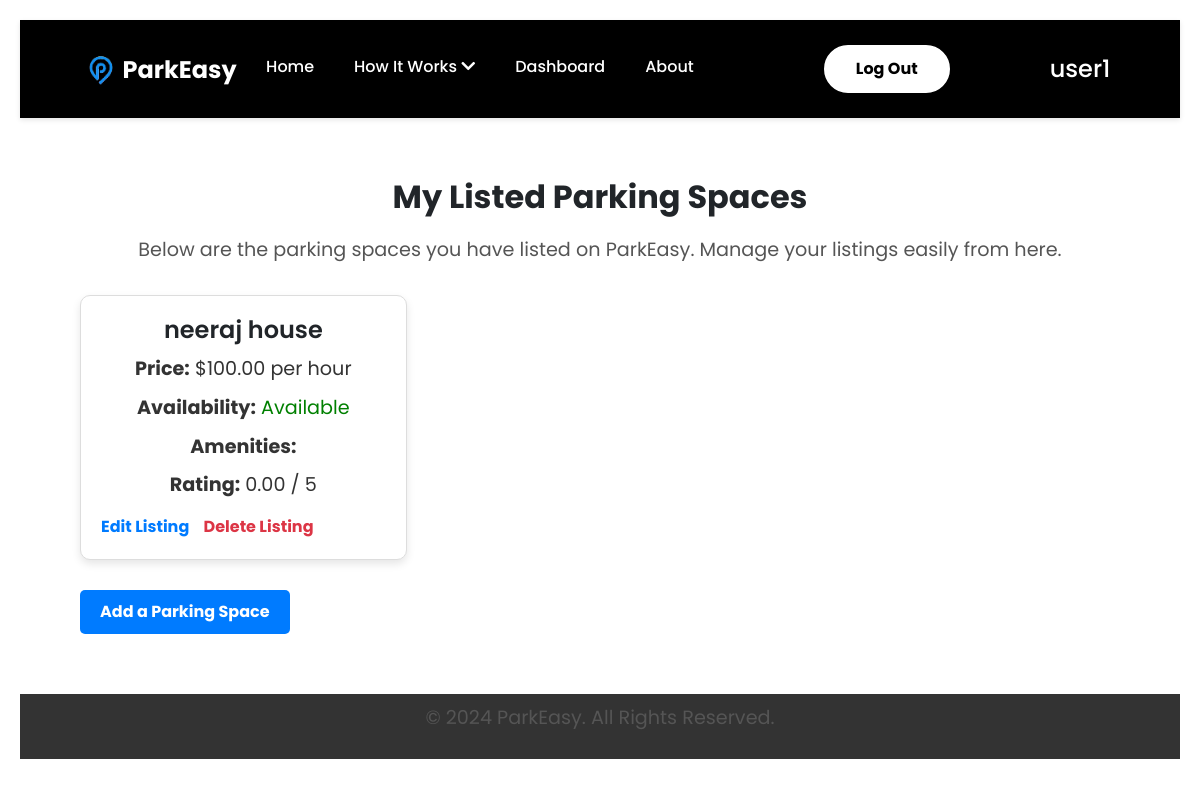
The app's page /parkeasy/listed-parking-spaces/ (signed in), older data.
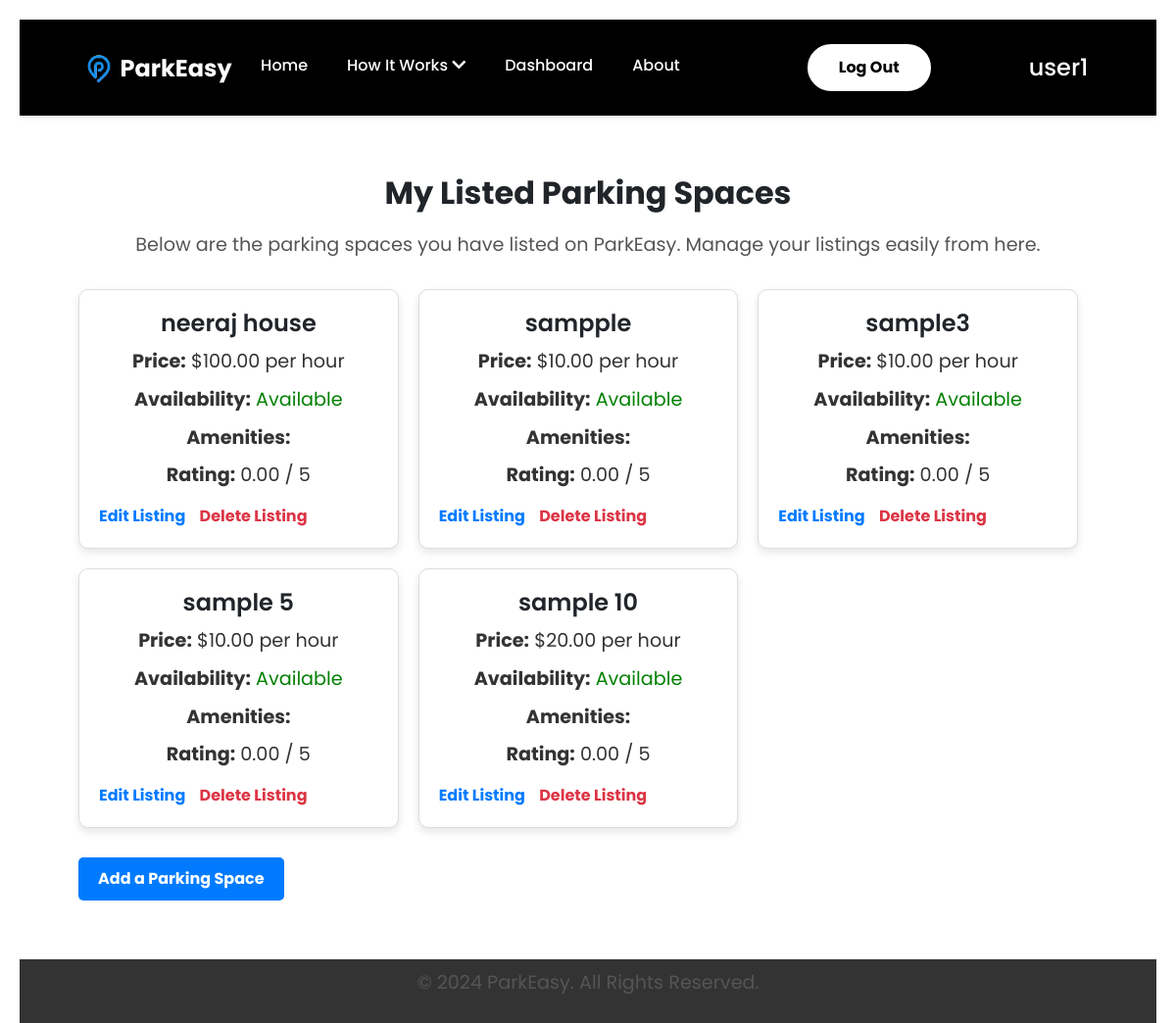
The same page, newer data.
### ParkEasyApp/models.py (models this page shows, shortened)
class ParkingSpace(models.Model):
    host = models.ForeignKey(ParkEasyUser, on_delete=models.CASCADE, related_name="parking_spaces")
    location = models.CharField(max_length=255)
    price_per_hour = models.DecimalField(max_digits=10, decimal_places=2)
    availability = models.BooleanField(default=True)  # Indicates if space is available for booking
    amenities = models.TextField(blank=True, null=True)  # Optional description of amenities
    rating = models.DecimalField(max_digits=3, decimal_places=2, default=0.0)  # Average rating by users
    created_at = models.DateTimeField(auto_now_add=True)
    latitude = models.FloatField(null=True, blank=True)  # Store latitude
    longitude = models.FloatField(null=True, blank=True)  # Store longitude
    class Meta:
        indexes = [
            models.Index(fields=['host', 'location']),
        ]

### ParkEasyApp/views.py (the view)
# urls.py: path('listed-parking-spaces/', views.my_listed_parking_spaces, name='my_listed_parking_spaces'),
@login_required
def my_listed_parking_spaces(request):
    user_profile = ParkEasyUser.objects.get(user=request.user)
    parking_spaces = ParkingSpace.objects.filter(host=user_profile)
    if not parking_spaces:
        return render(request, 'parking/my_listed_parking_spaces.html', {'message': 'You haven\'t listed any parking spaces yet.'})
    return render(request, 'parking/my_listed_parking_spaces.html', {'parking_spaces': parking_spaces})

### templates/parking/my_listed_parking_spaces.html
{% extends 'base.html' %}
{% load static %}
{% block content %}
    <div style="padding: 20px; font-family: Arial, sans-serif;">
        <h1 style="font-size: 2rem; font-weight: bold; margin-bottom: 20px;">My Listed Parking Spaces</h1>
        <p style="margin-bottom: 30px; color: #555;">Below are the parking spaces you have listed on ParkEasy. Manage your listings easily from here.</p>
        {% if parking_spaces %}
            <div style="display: flex; flex-wrap: wrap; gap: 20px;">
                {% for space in parking_spaces %}
                    <div style="background-color: #fff; border: 1px solid #ddd; border-radius: 10px; padding: 20px; width: calc(33.333% - 20px); box-shadow: 0 4px 8px rgba(0, 0, 0, 0.1);">
                        <h2 style="font-size: 1.5rem; font-weight: 600; margin-bottom: 10px;">{{ space.location }}</h2>
                        <p style="color: #333; margin-bottom: 10px;"><strong>Price:</strong> ${{ space.price_per_hour }} per hour</p>
                        <p style="color: #333; margin-bottom: 10px;">
                            <strong>Availability:</strong>
                            {% if space.availability %}
                                <span style="color: green;">Available</span>
                            {% else %}
                                <span style="color: red;">Not Available</span>
                            {% endif %}
                        </p>
                        <p style="color: #333; margin-bottom: 10px;"><strong>Amenities:</strong> {{ space.amenities }}</p>
                        <p style="color: #333; margin-bottom: 10px;"><strong>Rating:</strong> {{ space.rating }} / 5</p>
                        <div style="margin-top: 15px;">
                            <a href="#" style="color: #007bff; text-decoration: none; margin-right: 10px;">Edit Listing</a>
                            <a href="#" style="color: #dc3545; text-decoration: none;">Delete Listing</a>
                        </div>
                    </div>
                {% endfor %}
            </div>
            <div style="margin-top: 30px;">
                <a href="{% url 'add_parking_space' %}" style="display: inline-block; padding: 10px 20px; background-color: #007bff; color: white; text-decoration: none; border-radius: 5px;">
                    Add a Parking Space
                </a>
            </div>
        {% elif message %}
            <p>{{ message }} <a href="{% url 'add_parking_space' %}" style="color: #007bff; text-decoration: none;">Add a Parking Space</a> now!</p>
        {% endif %}
    </div>
{% endblock %}

Row changes from the older to the newer data that the page shows:
added ParkingSpace: location "sampple", price_per_hour "10.00", availability "Available", rating "0.00"
added ParkingSpace: location "sample3", price_per_hour "10.00", availability "Available", rating "0.00"
added ParkingSpace: location "sample 5", price_per_hour "10.00", availability "Available", rating "0.00"
added ParkingSpace: location "sample 10", price_per_hour "20.00", availability "Available", rating "0.00"
